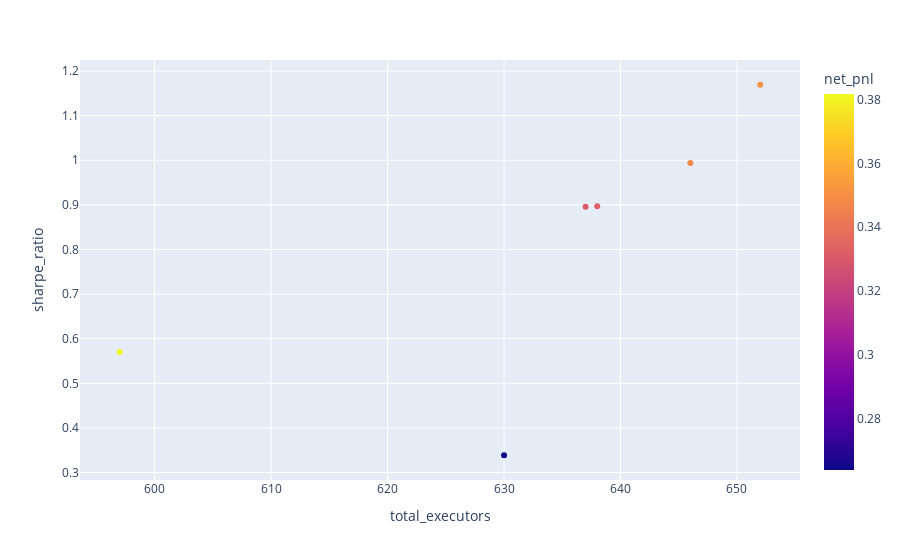

Notebook source saved alongside this figure:
### Code cell
import plotly.express as px

px.scatter(df_filtered, x="total_executors", y="sharpe_ratio", color="net_pnl", hover_data=["number"])

### Figure 1 — Plotly figure (JSON) as saved in the notebook; plotly's stock layout.template omitted (floating-point values rounded to 4 significant figures)
{"data": [{"customdata": [[102], [101], [103], [105], [100], [104]], "hovertemplate": "total_executors=%{x}<br>sharpe_ratio=%{y}<br>number=%{customdata[0]}<br>net_pnl=%{marker.color}<extra></extra>", "legendgroup": "", "marker": {"color": [0.3518, 0.3479, 0.3334, 0.3309, 0.2639, 0.3817], "coloraxis": "coloraxis", "symbol": "circle"}, "mode": "markers", "name": "", "orientation": "v", "showlegend": false, "type": "scatter", "x": [652, 646, 638, 637, 630, 597], "xaxis": "x", "y": [1.169, 0.9937, 0.8968, 0.896, 0.3388, 0.5704], "yaxis": "y"}], "layout": {"coloraxis": {"colorbar": {"title": {"text": "net_pnl"}}, "colorscale": [[0, "#0d0887"], [0.1111, "#46039f"], [0.2222, "#7201a8"], [0.3333, "#9c179e"], [0.4444, "#bd3786"], [0.5556, "#d8576b"], [0.6667, "#ed7953"], [0.7778, "#fb9f3a"], [0.8889, "#fdca26"], [1, "#f0f921"]]}, "legend": {"tracegroupgap": 0}, "margin": {"t": 60}, "xaxis": {"anchor": "y", "domain": [0, 1], "title": {"text": "total_executors"}}, "yaxis": {"anchor": "x", "domain": [0, 1], "title": {"text": "sharpe_ratio"}}}}
